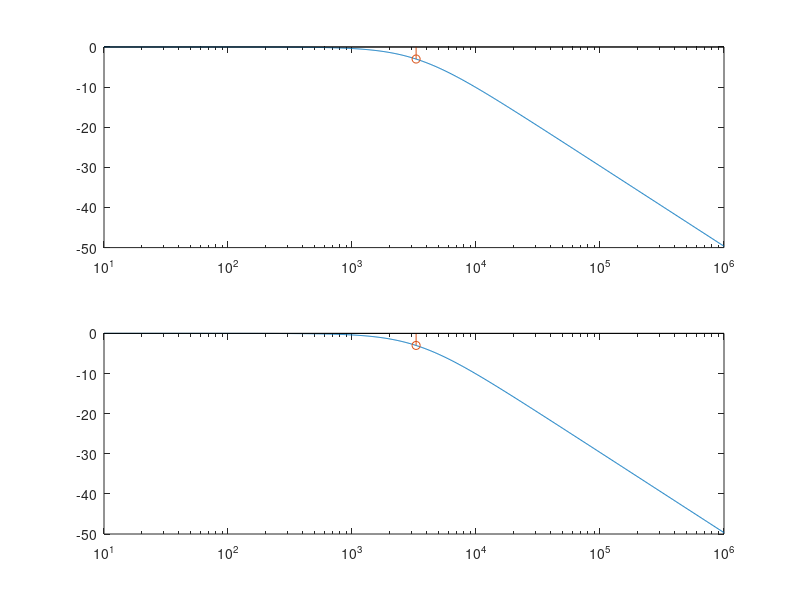

Here is the MATLAB script that generated this plot:
clear all;
%% System is a simple RC filter
ff = logspace(1,6, 1000);
R = 22e3;
C = 2.2e-9;
tau = R*C;
f_low = 1/(2*pi*R*C);
p1 = f_low;
w1 = 2*pi*p1;


%% Calculate the response the old fashioned way
ww = 2*pi*ff;
Hf2 = 1./(1 + j*ww*R*C);

%% Old fasioned digital filter
% x = e^ (-2*pi*f_c)
x0 = exp(-2*w1);
a = 1- x0;
b = x0;


%% Calculate using a Control System LTI system
sys_c = zpk( [], w1, w1);
%bode(sys_c);
[b a] = tfdata(tf(sys_c),'v');
[Hf1] = freqs(b,a,2*pi*ff);


%% Recreate system as a discrete system
Ts = 1e-12;
sys_d = zpk([], w1, w1, Ts);
[n d ts] = tfdata(tf(sys_d),'v');

ir_input = zeros(100,1);
ir_input(1) = 1;

ir = filter(n, d, ir_input);

%% Plotting
figure;
grid on;
subplot(2,1,1)
xlim([1e1, 1e6]);
semilogx(ff, 20*log10(abs(Hf1)));
hold on;
fl = 1/(2*pi*R*C);
stem(fl, -3);
hold off;

subplot(2,1,2);
semilogx(ff, 20*log10(abs(Hf2)));
hold on;
fl = 1/(2*pi*R*C);
stem(fl, -3);



